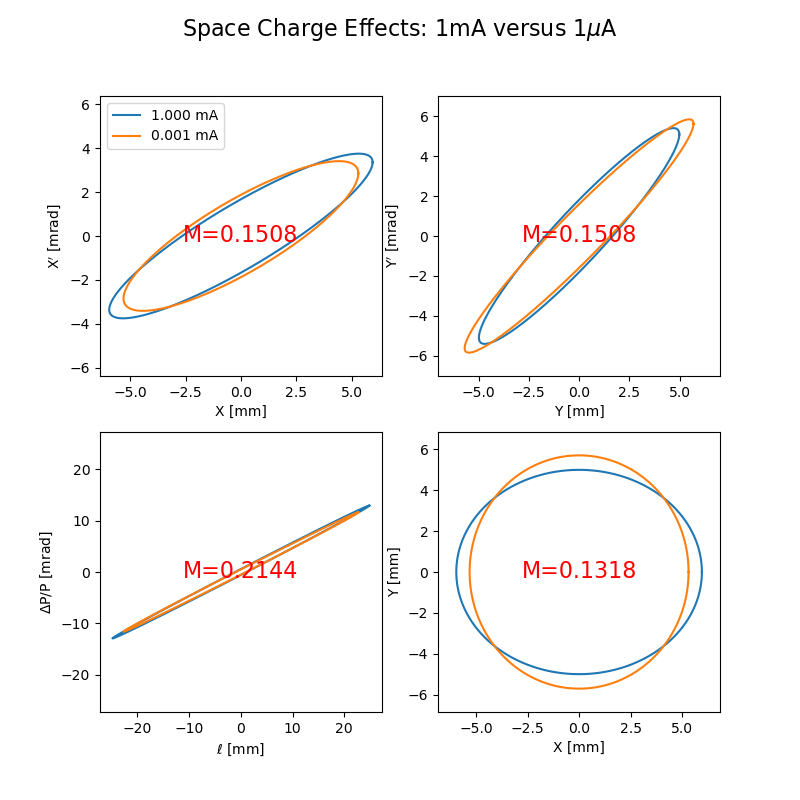

Python code for this plot:
import numpy as np
import matplotlib.pyplot as plt
import sys
import os
from numpy.linalg import inv

sys.path.append(os.path.join('../'))
from lib.BeamDynamicsTools.Boundary import Boundary
from lib.BeamDynamicsTools.Bfield import Bfield, BfieldTF, BfieldVF
from lib.BeamDynamicsTools.Trajectory import Trajectory
from lib.BeamDynamicsTools.Beam import Beam
from lib.BeamDynamicsTools.Ellipse import Ellipse


# ==============================================================================
# ====== Convert 6x6 Basis Matrix to 3x3 Basis Matrix ==========================
# ==============================================================================


def ConverM6toM3(M6):
    i3 = [0, 1, 2]
    i6 = [0, 2, 4]
    M3 = np.matrix(np.zeros((3, 3), float))
    for i in i3:
        for j in i3:
            M3[i, j] = M6[i6[i], i6[j]]
    return M3

#BS3=[]; Bt3=[];
# for i in range(len(BS)):
#	BS3.append( ConverM6toM3(BS[i]) )
#	Bt3.append( ConverM6toM3(Bt[i]) )


# ==============================================================================
# ====== Convert from trace 3D modified Sigma to Standard Sigma Matrix =========
# ==============================================================================

Sigma0 = np.matrix([
    [0.5771000, 0.3980000, 0.000000, 0.000000, 0.000000, 0.000000],
    [0.3980000, 171.8262, 0.000000, 0.000000, 0.000000, 0.000000],
    [0.000000, 0.000000, 0.3439000, -.2715000, 0.000000, 0.000000],
    [0.000000, 0.000000, -.2715000, 238.3722, 0.000000, 0.000000],
    [0.000000, 0.000000, 0.000000, 0.000000, 1.297156, 2.343722],
    [0.000000, 0.000000, 0.000000, 0.000000, 2.343722, 134.9344]])


def ConvertT3D(MS, S0=Sigma0):
    S = np.zeros((6, 6), float)
# Calculate Diagonal Elements
    for i in range(6):
        S[i, i] = MS[i, 0]**2
    S[5, 5] = S[5, 5] * 100.0  # correct Units

# Calculate Off Diagonal Elements in the lower left triangle
    for i in range(6):
        for j in range(6):
            if i != j and i < 5:
                S[i, j] = MS[i + 1, j] * np.sqrt(S[i, i] * S[j, j])

# Copy lower right triangle to upper right to symmetrize
    for i in range(6):
        for j in range(6):
            S[j, i] = S[i, j]

    # calculate change
    dS = np.zeros((6, 6), float)
    for i in range(6):
        for j in range(6):
            if S0[i, j] != 0:
                dS[i, j] = (S[i, j] - S0[i, j]) / S0[i, j]
    return S, dS


Path0 = './sigma_trace3d/'

Sinjection = np.matrix([
    [2.8834, 0.000, 0.000, 0.0000, 0.000, 0.000],
    [3.4922, -0.154, 0.000, 0.0000, 0.000, 0.000],
    [3.7727, 0.000, 0.000, 0.0000, 0.000, 0.000],
    [5.5126, 0.000, 0.000, -0.9000, 0.000, 0.000],
    [5.8750, 0.000, 0.000, 0.0000, 0.000, 0.000],
    [1.2536, 0.000, 0.000, 0.0000, 0.000, 0.984]], float)

SinjectionLC = np.matrix([
    [2.9989, 0.0000, 0.0000, 0.0000, 0.0000, 0.0000],
    [3.4066, -0.2140, 0.0000, 0.0000, 0.0000, 0.0000],
    [3.5736, 0.0000, 0.0000, 0.0000, 0.0000, 0.0000],
    [5.8419, 0.0000, 0.0000, -0.9000, 0.0000, 0.0000],
    [5.5170, 0.0000, 0.0000, 0.0000, 0.0000, 0.0000],
    [1.1617, 0.0000, 0.0000, 0.0000, 0.0000, 0.9790]], float)

Bend90 = np.matrix([
    [6.2429, 0.000, 0.000, 0.000, 0.000, 0.000],
    [3.7663, 0.906, 0.000, 0.000, 0.000, 0.000],
    [13.8997, 0.000, 0.000, 0.000, 0.000, 0.000],
    [13.4632, 0.000, 0.000, 0.982, 0.000, 0.000],
    [18.8279, 0.000, 0.000, -0.869, -0.932, 0.000],
    [1.2944, 0.000, 0.000, -0.921, -0.960, 0.989]], float)


# Final Modified Sigma Matrices
# ==================================================================== 0000 A
S0000 = np.matrix([
    [5.9546, 0.000, 0.000, 0.000, 0.000, 0.000],
    [3.7470, 0.895, 0.000, 0.000, 0.000, 0.000],
    [4.9859, 0.000, 0.000, 0.000, 0.000, 0.000],
    [5.4023, 0.000, 0.000, 0.942, 0.000, 0.000],
    [24.8496, 0.000, 0.000, 0.000, 0.000, 0.000],
    [1.2935, 0.000, 0.000, 0.000, 0.000, 0.999]], float)

S0000LC = np.matrix([
    [5.3088, 0.000, 0.000, 0.000, 0.000, 0.000],
    [3.4066, 0.835, 0.000, 0.000, 0.000, 0.000],
    [5.6937, 0.000, 0.000, 0.000, 0.000, 0.000],
    [5.8423, 0.000, 0.000, 0.962, 0.000, 0.000],
    [22.7092, 0.000, 0.000, 0.000, 0.000, 0.000],
    [1.1616, 0.000, 0.000, 0.000, 0.000, 0.999]], float)

# ==================================================================== 1600 A
S1600 = np.matrix([
    [5.7018, 0.000, 0.000, 0.000, 0.000, 0.000],
    [3.9816, 0.899, 0.000, 0.000, 0.000, 0.000],
    [5.2000, 0.000, 0.000, 0.000, 0.000, 0.000],
    [5.4841, 0.000, 0.000, 0.894, 0.000, 0.000],
    [25.1032, 0.000, 0.000, 0.188, 0.473, 0.000],
    [1.2938, 0.000, 0.000, 0.215, 0.493, 0.999]], float)

# S1600NG=  np.matrix([
#[6.0420 , 0.000 , 0.000 , 0.000 , 0.000 , 0.000],
#[3.7500 , 0.898 , 0.000 , 0.000 , 0.000 , 0.000],
#[5.1966 , 0.000 , 0.000 , 0.000 , 0.000 , 0.000],
#[5.9436 , 0.000 , 0.000 , 0.912 , 0.000 , 0.000],
#[25.1022, 0.000 , 0.000 , 0.191 , 0.450 , 0.000],
# [1.2937 , 0.000 , 0.000 , 0.217 , 0.470 , 0.999]],float)

S1600NG = np.matrix([
    [6.3816, 0.000, 0.000, 0.000, 0.000, 0.000],
    [3.7599, 0.910, 0.000, 0.000, 0.000, 0.000],
    [5.6911, 0.000, 0.000, 0.000, 0.000, 0.000],
    [5.9285, 0.000, 0.000, 0.915, 0.000, 0.000],
    [26.2963, 0.000, 0.000, 0.170, 0.448, 0.000],
    [1.2944, 0.000, 0.000, 0.199, 0.472, 0.999]], float)

S1600LC = np.matrix([
    [5.0726, 0.000, 0.000, 0.000, 0.000, 0.000],
    [3.6450, 0.843, 0.000, 0.000, 0.000, 0.000],
    [5.8895, 0.000, 0.000, 0.000, 0.000, 0.000],
    [5.6828, 0.000, 0.000, 0.921, 0.000, 0.000],
    [22.9414, 0.000, 0.000, 0.137, 0.400, 0.000],
    [1.1616, 0.000, 0.000, 0.171, 0.429, 0.998]], float)

S1600NGH = np.matrix([
    [6.0681, 0.000, 0.000, 0.000, 0.000, 0.000],
    [4.5034, 0.794, 0.000, 0.000, 0.000, 0.000],
    [5.2285, 0.000, 0.000, 0.000, 0.000, 0.000],
    [5.4055, 0.000, 0.000, 0.945, 0.000, 0.000],
    [25.1140, 0.146, 0.594, 0.000, 0.000, 0.000],
    [1.2937, 0.186, 0.621, 0.000, 0.000, 0.998]], float)

# ==================================================================== 3200 A

S3120 = np.matrix([
    [5.5371, 0.000, 0.000, 0.000, 0.000, 0.000],
    [4.5848, 0.920, 0.000, 0.000, 0.000, 0.000],
    [5.4908, 0.000, 0.000, 0.000, 0.000, 0.000],
    [6.0884, 0.000, 0.000, 0.789, 0.000, 0.000],
    [25.2144, 0.000, 0.000, 0.357, 0.787, 0.000],
    [1.2941, 0.000, 0.000, 0.409, 0.813, 0.998]], float)

S3120 = np.matrix([
    [5.5371, 0.000, 0.000, 0.000, 0.000, 0.000],
    [4.5848, 0.920, 0.000, 0.000, 0.000, 0.000],
    [5.4908, 0.000, 0.000, 0.000, 0.000, 0.000],
    [6.0884, 0.000, 0.000, 0.789, 0.000, 0.000],
    [25.2144, 0.000, 0.000, 0.357, 0.787, 0.000],
    [1.2941, 0.000, 0.000, 0.409, 0.813, 0.998]], float)

S3120NG = np.matrix([
    [6.4777, 0.000, 0.000, 0.000, 0.000, 0.000],
    [3.7630, 0.913, 0.000, 0.000, 0.000, 0.000],
    [6.0167, 0.000, 0.000, 0.000, 0.000, 0.000],
    [7.1834, 0.000, 0.000, 0.856, 0.000, 0.000],
    [26.5075, 0.000, 0.000, 0.330, 0.722, 0.000],
    [1.2946, 0.000, 0.000, 0.384, 0.757, 0.998]], float)

# ==================================================================== 4450 A

S4450 = np.matrix([
    [6.0062, 0.000, 0.000, 0.000, 0.000, 0.000],
    [6.5468, 0.967, 0.000, 0.000, 0.000, 0.000],
    [6.2312, 0.000, 0.000, 0.000, 0.000, 0.000],
    [6.7172, 0.000, 0.000, 0.598, 0.000, 0.000],
    [26.1901, 0.000, 0.000, 0.546, 0.962, 0.000],
    [1.2951, 0.000, 0.000, 0.662, 0.961, 0.995]], float)

S4450NG = np.matrix([
    [6.0062, 0.000, 0.000, 0.000, 0.000, 0.000],
    [6.5468, 0.967, 0.000, 0.000, 0.000, 0.000],
    [6.2312, 0.000, 0.000, 0.000, 0.000, 0.000],
    [6.7172, 0.000, 0.000, 0.598, 0.000, 0.000],
    [26.1901, 0.000, 0.000, 0.546, 0.962, 0.000],
    [1.2951, 0.000, 0.000, 0.662, 0.961, 0.995]], float)


SigmaInj, dS = ConvertT3D(Sinjection)
SigmaInjLC, dS = ConvertT3D(SinjectionLC)
Sigma0000, dS = ConvertT3D(S0000)
Sigma0000LC, dS = ConvertT3D(S0000LC)
Sigma1600, dS = ConvertT3D(S1600)
Sigma1600LC, dS = ConvertT3D(S1600LC)
Sigma1600NG, dS = ConvertT3D(S1600NG)
Sigma3120, dS = ConvertT3D(S3120)
Sigma3120NG, dS = ConvertT3D(S3120NG)
Sigma4450, dS = ConvertT3D(S4450)
Sigma4450NG, dS = ConvertT3D(S4450NG)
SigmaBend90, dS = ConvertT3D(Bend90)

np.savetxt(Path0 + 'SigmaInjection.dat', SigmaInj)
np.savetxt(Path0 + 'SigmaInjectionLC.dat', SigmaInjLC)

np.savetxt(Path0 + 'Trace3DSigma_I_0.dat', Sigma0000)
np.savetxt(Path0 + 'Trace3DSigma_I_0LC.dat', Sigma0000LC)

np.savetxt(Path0 + 'Trace3DSigma_I_1600.dat', Sigma1600)
np.savetxt(Path0 + 'Trace3DSigma_I_1600LC.dat', Sigma1600LC)
np.savetxt(Path0 + 'Trace3DSigma_I_1600NG.dat', Sigma1600NG)

np.savetxt(Path0 + 'Trace3DSigma_I_3120.dat', Sigma3120)
np.savetxt(Path0 + 'Trace3DSigma_I_3120NG.dat', Sigma3120NG)

np.savetxt(Path0 + 'Trace3DSigma_I_4450.dat', Sigma4450)
np.savetxt(Path0 + 'Trace3DSigma_I_4450NG.dat', Sigma4450NG)


np.savetxt(Path0 + 'Trace3DSigmaBend90.dat', SigmaBend90)


plt.figure(1, figsize=(8, 8))
E0 = Ellipse(Sigma0000)
E1 = Ellipse(Sigma0000LC)
M = E0.MismatchFactor(E1, Type=1)

plt.subplot(2, 2, 1)
E0.PlotXX1()
E1.PlotXX1()
plt.text(0, 0, 'M=%0.4f' % M[1], va='center', ha='center', color='r', size=16)
plt.legend((r'1.000 mA', '0.001 mA'), loc=2)

plt.subplot(2, 2, 2)
E0.PlotYY1()
E1.PlotYY1()
plt.text(0, 0, 'M=%0.4f' % M[1], va='center', ha='center', color='r', size=16)

plt.subplot(2, 2, 3)
E0.PlotZZ1()
E1.PlotZZ1()
plt.text(0, 0, 'M=%0.4f' % M[2], va='center', ha='center', color='r', size=16)

plt.subplot(2, 2, 4)
E0.PlotXY()
E1.PlotXY()
plt.text(0, 0, 'M=%0.4f' % M[3], va='center', ha='center', color='r', size=16)
plt.suptitle(r'Space Charge Effects: 1mA versus 1$\mu$A', size=16)

plt.savefig("./DataTRACE3D.png")
